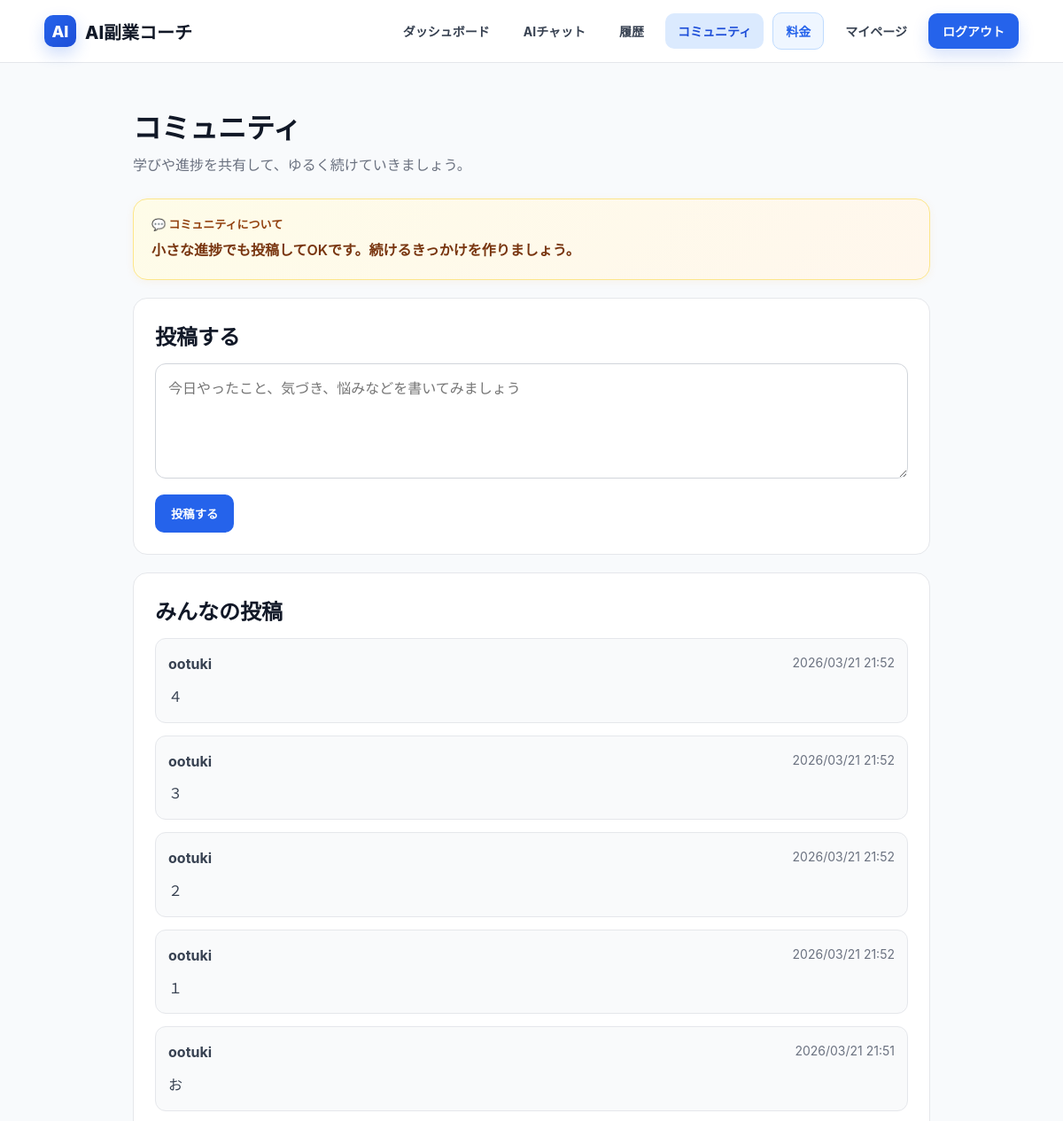
The page /community/ (signed in, upper part) on the database as committed earlier.
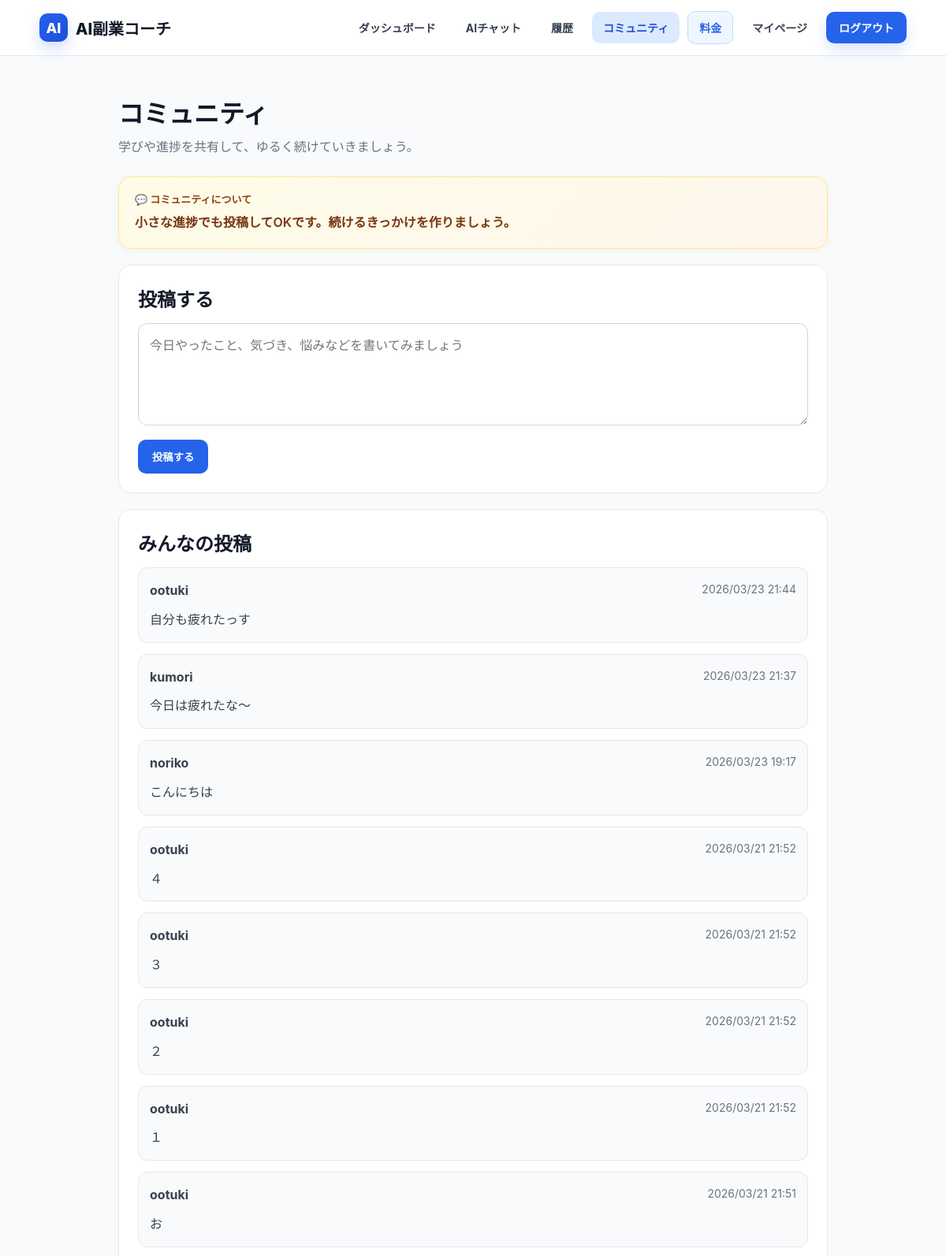
The same page on the database as committed later.
### snippets/models.py (models this page shows, shortened)
class CommunityPost(models.Model):
    user = models.ForeignKey(User, on_delete=models.CASCADE)
    content = models.TextField()
    created_at = models.DateTimeField(default=timezone.now)
    updated_at = models.DateTimeField(auto_now=True)
    is_edited = models.BooleanField(default=False)

### snippets/views/community_views.py (the view, shortened to what this page needs)
# urls.py: path("community/", community, name="community"),
@login_required
def community(request):
    posts = CommunityPost.objects.select_related("user").order_by("-created_at")
    return render(request, "snippets/community.html", {
        "posts": posts,
    })

### snippets/templates/snippets/community.html (shortened to what this page needs)
{% extends "snippets/base.html" %}
{% block content %}
<div class="page-wrap">
  <div class="page-header">
    <h1 class="page-title">コミュニティ</h1>
    <p class="page-subtext">
      学びや進捗を共有して、ゆるく続けていきましょう。
    </p>
  </div>
  <div class="ui-message-card">
    <p class="ui-message-label">💬 コミュニティについて</p>
    <p class="ui-message-text">
      小さな進捗でも投稿してOKです。続けるきっかけを作りましょう。
    </p>
  </div>
  <div class="ui-card">
    <h2 class="ui-card-title">投稿する</h2>
    <form method="post">
      <div class="ui-stack-md">
        <textarea
          name="content"
          rows="5"
          placeholder="今日やったこと、気づき、悩みなどを書いてみましょう"
          style="width:100%; box-sizing:border-box; border:1px solid #d1d5db; border-radius:12px; padding:14px; font:inherit; resize:vertical;"
        ></textarea>
        <div>
          <button type="submit" class="ui-button ui-button-blue">投稿する</button>
        </div>
      </div>
    </form>
  </div>
  <div class="ui-card">
    <h2 class="ui-card-title">みんなの投稿</h2>
    {% if posts %}
      <div class="ui-stack-md">
        {% for post in posts %}
          <div class="ui-preview-box">
            <div style="display:flex; justify-content:space-between; gap:12px; flex-wrap:wrap; margin-bottom:8px;">
              <p class="ui-text ui-text-strong">{{ post.user.username }}</p>
              <p class="ui-text ui-text-muted" style="font-size:14px;">
                {{ post.created_at|date:"Y/m/d H:i" }}
              </p>
            </div>
            <p class="ui-text">{{ post.content|linebreaksbr }}</p>
          </div>
        {% endfor %}
      </div>
    {% else %}
      <p class="ui-text ui-text-muted">まだ投稿はありません。</p>
    {% endif %}
  </div>
</div>
{% endblock %}

Rows that differ between the two databases and show on the page:
added CommunityPost: user.username "ootuki", created_at "2026/03/23 21:44", content "自分も疲れたっす"
added CommunityPost: user.username "kumori", created_at "2026/03/23 21:37", content "今日は疲れたな～"
added CommunityPost: user.username "noriko", created_at "2026/03/23 19:17", content "こんにちは"
